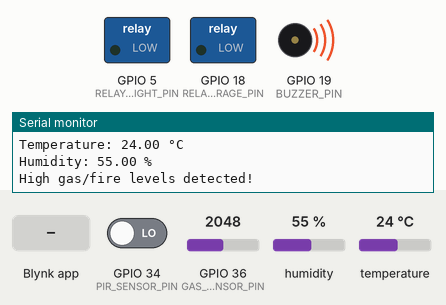
Simulated run of this program. Board: ESP32. On the bench: switched loads named in the program (green lamp = pin HIGH), buzzer (waves = sounding, pin HIGH), the last lines printed to the serial monitor. The test bench sets the inputs (shaded band); at power-on: GPIO 34 (PIR_SENSOR_PIN) LOW, GPIO 36 (GAS_SENSOR_PIN) = 2048, humidity 55 %, temperature 24 °C. WiFi joins after 1.5 s; servers stay silent unless stated.

Above: at 3.0 s.
3.1 s: GPIO 34 (PIR_SENSOR_PIN) driven HIGH
At 3.8 s:
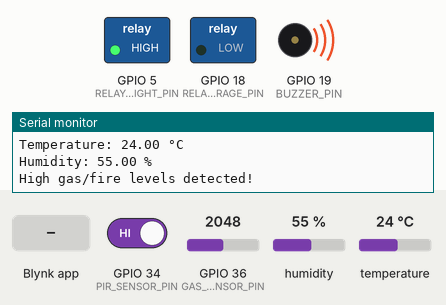
4.7 s: GPIO 36 (GAS_SENSOR_PIN) set to 524
10.7 s: GPIO 36 (GAS_SENSOR_PIN) set to 452
At 12.0 s:
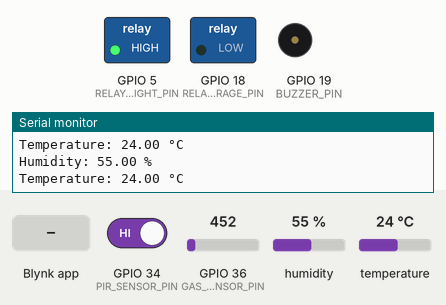
12.3 s: Blynk app writes 1 to V4
At 12.9 s:
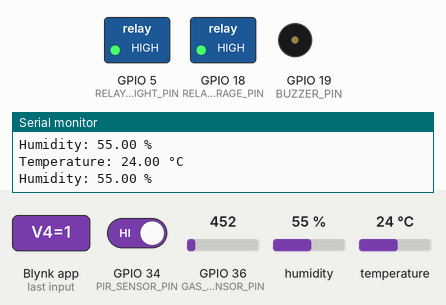
13.8 s: GPIO 34 (PIR_SENSOR_PIN) driven LOW
At 14.9 s:
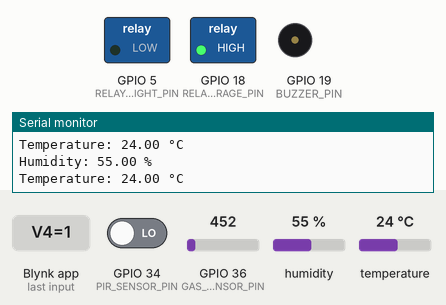
15.3 s: GPIO 36 (GAS_SENSOR_PIN) set to 540
At 16.4 s:
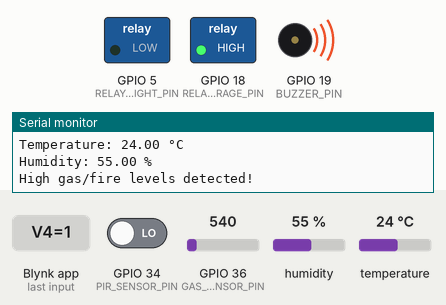
Timing chart, 0 to 17.9 s (numbered marks = the images above; inputs shaded):
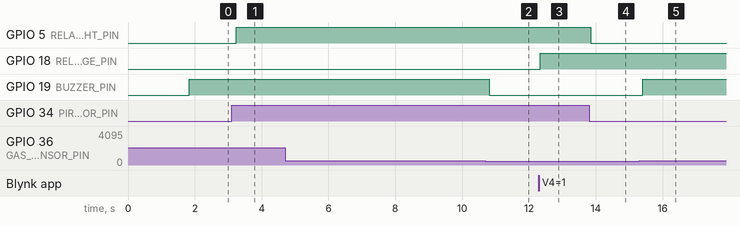

The program:

main.cpp
```cpp
#include <Arduino.h>
#include <WiFi.h>
#include <BlynkSimpleEsp32.h>
#include <DHT.h>
// Define pins for sensors and modules
#define DHTPIN 4            // GPIO for DHT sensor
#define DHTTYPE DHT11       // DHT sensor type (DHT11)
#define GAS_SENSOR_PIN 36   // GPIO for Gas/Fire sensor (analog input)
#define PIR_SENSOR_PIN 34   // GPIO for motion sensor (PIR sensor)
#define RELAY_LIGHT_PIN 5   // GPIO for light control (relay)
#define RELAY_GARAGE_PIN 18 // GPIO for garage control (relay)
#define BUZZER_PIN 19       // GPIO for buzzer alarm
#define WIFI_SSID "**"
#define WIFI_PASSWORD "***"
#define BLYNK_AUTH_TOKEN "****"

// Initialize sensors
DHT dht(DHTPIN, DHTTYPE);
bool isPersonPresent = false;

// Gas/Fire threshold level
const int GAS_THRESHOLD = 500; // Adjust based on the sensor and environment

void setup() {
    Serial.begin(9600);
    Blynk.begin(BLYNK_AUTH_TOKEN, WIFI_SSID, WIFI_PASSWORD);

    dht.begin();
    pinMode(RELAY_LIGHT_PIN, OUTPUT);
    pinMode(RELAY_GARAGE_PIN, OUTPUT);
    pinMode(BUZZER_PIN, OUTPUT);
    pinMode(PIR_SENSOR_PIN, INPUT);
    pinMode(GAS_SENSOR_PIN, INPUT);

    digitalWrite(RELAY_LIGHT_PIN, LOW);
    digitalWrite(RELAY_GARAGE_PIN, LOW);
    digitalWrite(BUZZER_PIN, LOW);
}

void loop() {
    Blynk.run();

    // Read temperature and humidity
    float temperature = dht.readTemperature();
    float humidity = dht.readHumidity();

    // Read gas/fire sensor value
    int gasLevel = analogRead(GAS_SENSOR_PIN);

    // Motion sensor status
    bool motionDetected = digitalRead(PIR_SENSOR_PIN);

    // Update Blynk with sensor data
    Blynk.virtualWrite(V1, temperature);
    Blynk.virtualWrite(V2, humidity);
    Blynk.virtualWrite(V3, gasLevel);

    // Temperature and Humidity Monitoring
    if (!isnan(temperature) && !isnan(humidity)) {
        Serial.print("Temperature: "); Serial.print(temperature); Serial.println(" °C");
        Serial.print("Humidity: "); Serial.print(humidity); Serial.println(" %");
    }

    // Gas/Fire Detection and Alarm Trigger
    if (gasLevel > GAS_THRESHOLD) {
        Serial.println("High gas/fire levels detected!");
        digitalWrite(BUZZER_PIN, HIGH);  // Activate alarm
    } else {
        digitalWrite(BUZZER_PIN, LOW);   // Deactivate alarm
    }

    // Motion-Based Light Control
    if (motionDetected && !isPersonPresent) {
        isPersonPresent = true;
        digitalWrite(RELAY_LIGHT_PIN, HIGH);  // Turn on light
        Serial.println("Person detected, light on.");
    } else if (!motionDetected && isPersonPresent) {
        isPersonPresent = false;
        digitalWrite(RELAY_LIGHT_PIN, LOW);   // Turn off light
        Serial.println("No person detected, light off.");
    }
}

// Blynk button to control garage door relay
BLYNK_WRITE(V4) {
    int garageControl = param.asInt();
    digitalWrite(RELAY_GARAGE_PIN, garageControl ? HIGH : LOW);
}
```

Measured:
- the behaviour switches between 501 and 500 on GPIO 36 (GAS_SENSOR_PIN) (found by bisection; images 1 and 2)
- after the input at 3.1 s, GPIO 5 (RELAY_LIGHT_PIN): LOW → HIGH after 0.14 s
- after the input at 10.7 s, GPIO 19 (BUZZER_PIN): HIGH → LOW after 0.11 s
- after the input at 12.3 s, GPIO 18 (RELAY_GARAGE_PIN): LOW → HIGH at once
- after the input at 13.8 s, GPIO 5 (RELAY_LIGHT_PIN): HIGH → LOW after 0.06 s
- after the input at 15.3 s, GPIO 19 (BUZZER_PIN): LOW → HIGH after 0.10 s
